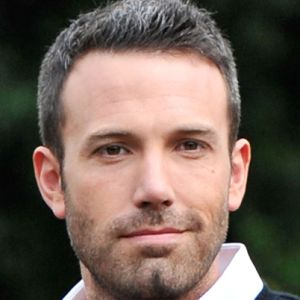
#> input picture Section #3 - Faces/self_try/Faces/val/ben_afflek/2.jpg, 300 x 300 px
$ python test.py
#> lines starting #> are read from the running program, lines starting #| are printed output that depends on the picture
import os
import cv2

DIR = r"C:\Users\Skander\Downloads\opencv-course-master\opencv-course-master\Section #3 - Faces\self_try\Faces\val"

people = []

for subdir in os.listdir(DIR):
    people.append(subdir)

# Testing our trainde model
# we ave to pass a gray roi bcz hat's how we trained our model

img = cv2.imread("Faces/val/ben_afflek/2.jpg")
#> img is the input picture: shape (300, 300, 3); mean B, G, R 88.2, 97.8, 114.4
gray = cv2.cvtColor(img, cv2.COLOR_BGR2GRAY)
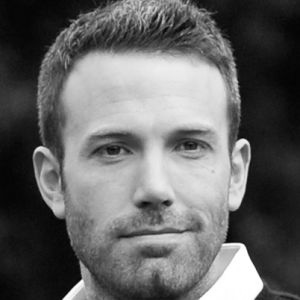
#> gray: shape (300, 300); min 0, max 255, mean 101.7
# Grabbing the region of interest
haar_cascade = cv2.CascadeClassifier('haar_face.xml')


faces_rect = haar_cascade.detectMultiScale(gray, scaleFactor=1.1, minNeighbors=4)
#> faces_rect = [[46, 62, 216, 216]]
(x,y,w,h) = faces_rect[0]
#> x = 46; y = 62; w = 216; h = 216
roi = gray[y:y+h,x:x+w]
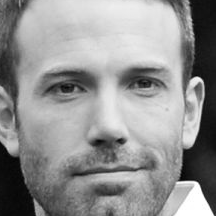
#> roi: shape (216, 216); min 1, max 255, mean 145.7

face_recognizer = cv2.face.LBPHFaceRecognizer_create()
#> (the run stopped early here; a loop or call above may not have finished)

$ run again, with Section #3 - Faces/self_try/Faces/val/ben_afflek/1.jpg copied over Section #3 - Faces/self_try/Faces/val/ben_afflek/2.jpg
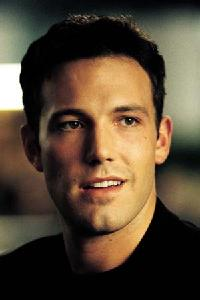
#> input picture Section #3 - Faces/self_try/Faces/val/ben_afflek/1.jpg, 200 x 300 px
#> img is the input picture: shape (300, 200, 3); mean B, G, R 52.4, 70.4, 85.8
#> `gray = cv2.cvtColor(img, cv2.COLOR_BGR2GRAY)`:
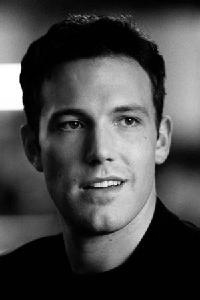
#> gray: shape (300, 200); min 0, max 255, mean 72.9
#> faces_rect = [[31, 66, 142, 142]]
#> x = 31; y = 66; w = 142
#> `roi = gray[y:y+h,x:x+w]`:
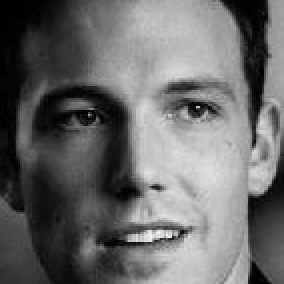
#> roi: shape (142, 142) (shown 2 times larger); min 0, max 246, mean 105.6

$ run again, with Section #3 - Faces/self_try/Faces/val/ben_afflek/3.jpg copied over Section #3 - Faces/self_try/Faces/val/ben_afflek/2.jpg
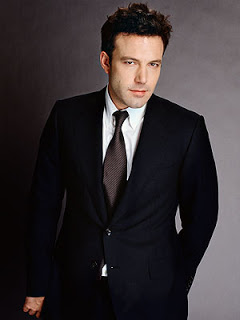
#> input picture Section #3 - Faces/self_try/Faces/val/ben_afflek/3.jpg, 240 x 320 px
#> img is the input picture: shape (320, 240, 3); mean B, G, R 50.8, 48.6, 54.9
#> `gray = cv2.cvtColor(img, cv2.COLOR_BGR2GRAY)`:
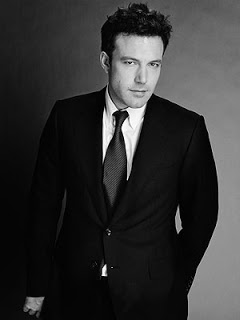
#> gray: shape (320, 240); min 0, max 255, mean 50.7
#> faces_rect = [[110, 39, 63, 63]]
#> x = 110; y = 39; w = 63
#> `roi = gray[y:y+h,x:x+w]`:
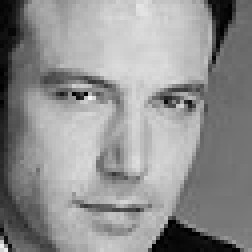
#> roi: shape (63, 63) (shown 4 times larger); min 0, max 248, mean 144.1

$ run again, with Section #3 - Faces/self_try/Faces/val/ben_afflek/4.jpg copied over Section #3 - Faces/self_try/Faces/val/ben_afflek/2.jpg
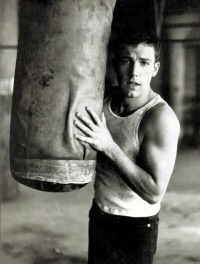
#> input picture Section #3 - Faces/self_try/Faces/val/ben_afflek/4.jpg, 200 x 264 px
#> img is the input picture: shape (264, 200, 3); mean B, G, R 97.7, 104.3, 104.4
#> faces_rect = [[109, 42, 52, 52]]
#> x = 109; y = 42; w = 52
#> `roi = gray[y:y+h,x:x+w]`:
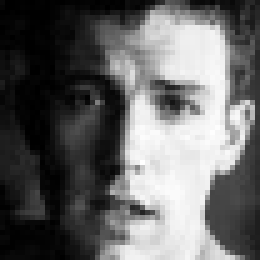
#> roi: shape (52, 52) (shown 5 times larger); min 0, max 255, mean 101.3
